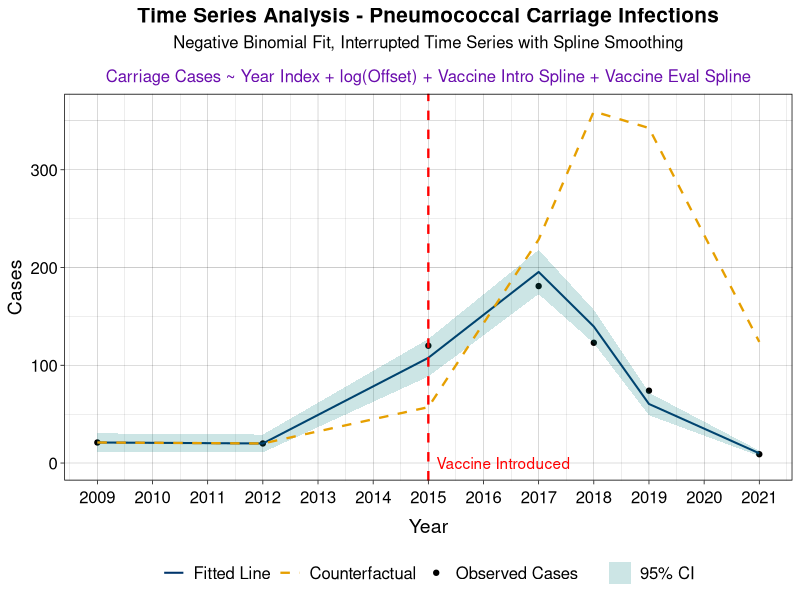
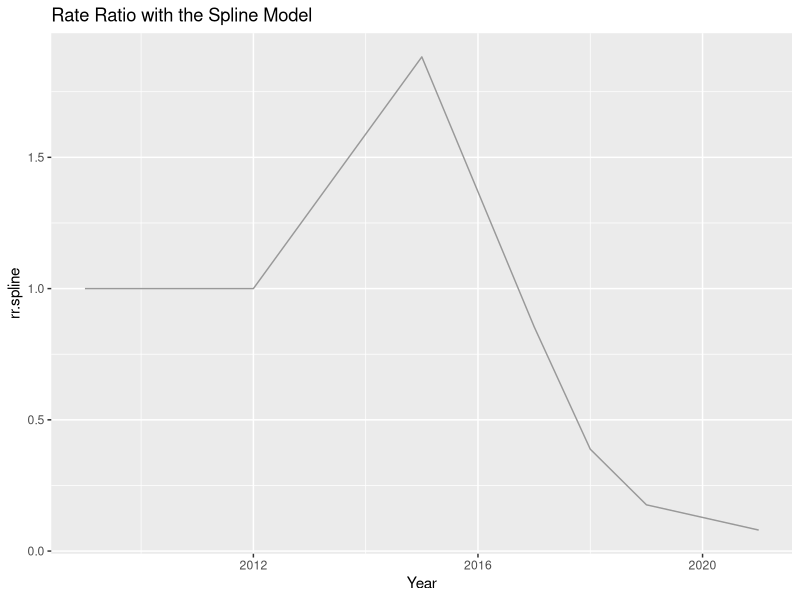
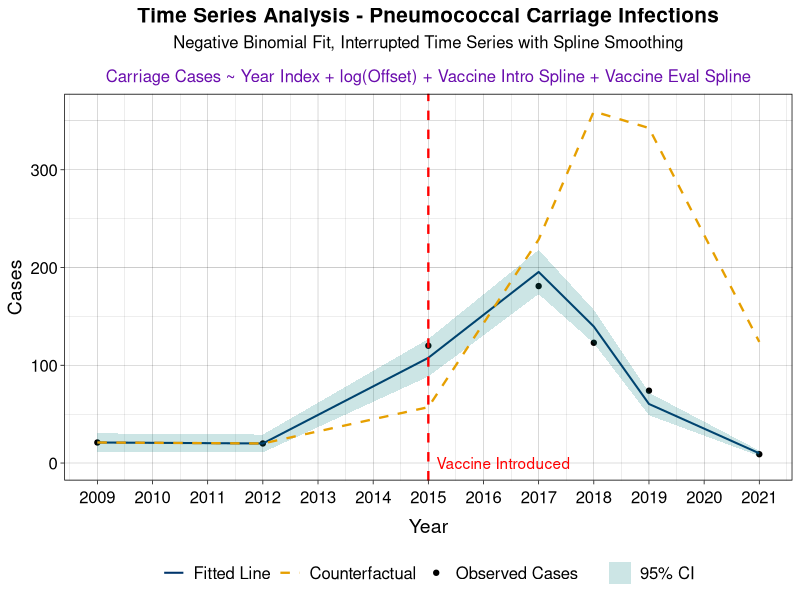

The R source for these figures, in order:
## ---- chunk 1
library(ggtext)
library(MASS)
library(tidyverse)
library(ggplot2)

nepal_gps = read.csv("nepal_gps.csv")
nepal_nonGPS = read.csv("nepal.csv")
## ---- chunk 2
### Starting with Non-GPS dataset
# selecting only PCV10 serotypes
pcv10Serotypes2 <- c('PCV10serotypes')
nonGpsShortened <- nepal_nonGPS[nepal_nonGPS$Serotype %in% pcv10Serotypes2, ]
# selecting all the non PCV10 serotypes to be used in the offset from the non-GPS dataset 
NONpcv10Serotypes <- c('3', '6A', '19A', '22F', '33F', '8', '10A', '11A', '12F', '15B', 'Other')
NONPCVforGPS <- nepal_nonGPS[nepal_nonGPS$Serotype %in% NONpcv10Serotypes, ]
# pivoting the non-GPS PCV10 dataset
pcv10NonGpsCarriage <- nonGpsShortened %>%
  # Selecting year columns
  dplyr::select(X2014n, X2015n, X2017n, X2018n, X2019n, X2021n) %>%
  # Formatting data frame
  pivot_longer(cols = everything(),
               names_to = "Year",
               values_to = "Count") %>%
  # Removing X and n from the year counts
  mutate(Year = gsub("X|n", "", Year)) %>%
  group_by(Year) %>%
  slice_tail()
# Pivoting the non-GPS non-PCV10 dataset
NonPCVForOffset <- NONPCVforGPS %>%
  # Selecting year columns
  dplyr::select(X2014n, X2015n, X2017n, X2018n, X2019n, X2021n) %>%
  # Formatting data frame
  pivot_longer(cols = everything(),
               names_to = "Year",
               values_to = "Count") %>%
  # Removing X and n from the year counts
  mutate(Year = gsub("X|n", "", Year)) %>%
  group_by(Year) %>%
  slice_tail()

### GPS Dataset
# defining the serotypes that are in the pcv10 vaccine
pcv10_serotypes <- c('1', '4', '5', '6B', '7F', '9V', '14', '18C', '19F', '23F')

# selecting three variables of interest
GpsShortened <- nepal_gps[, c("Year", "Clinical_manifestation", "In_silico_serotype")]

# adding a new column: PCV10 or not
GpsShortened$PCV10_group <- ifelse(GpsShortened$In_silico_serotype %in% pcv10_serotypes,"PCV10", "Non-PCV10")
# selecting only PCV10 
pcv10GpsCarriage <- GpsShortened[GpsShortened$PCV10_group == "PCV10", ]
# selecting only non-PCV10
NONpcv10GpsCarriage <- GpsShortened[GpsShortened$PCV10_group == "Non-PCV10", ]

# Selecting only carriage cases and calculating the count of cases for each year for the PCV10 and non-PCV10 cases
pcv10GpsCarriage2 <- pcv10GpsCarriage %>%
  dplyr::filter(Clinical_manifestation == "CARRIAGE") %>%
  group_by(Year) %>%
  dplyr::summarize(IPDCount = n())

NONpcv10GpsCarriage2 <- NONpcv10GpsCarriage %>%
  dplyr::filter(Clinical_manifestation == "CARRIAGE") %>%
  group_by(Year) %>%
  dplyr::summarize(IPDCountNONPCV10 = n())

### Merging the datasets
# merging for the pcv10 cases
mergedPcv10CarriageDf <- merge(pcv10NonGpsCarriage, pcv10GpsCarriage2, by = "Year", all = TRUE)
# merging the non-PCV10 cases
mergedNONpcv10CarriageDf <- merge(NonPCVForOffset, NONpcv10GpsCarriage2, by = "Year", all = TRUE)

# adding the total counts for carriage to each
mergedPcv10CarriageDf$CCount <- rowSums(mergedPcv10CarriageDf[, c("Count", "IPDCount")], na.rm = TRUE)
mergedNONpcv10CarriageDf$CCountNONPCV10 <- rowSums(mergedNONpcv10CarriageDf[, c("Count", "IPDCountNONPCV10")], na.rm = TRUE)

# final merging
mergedwithOffset <- merge(mergedPcv10CarriageDf, mergedNONpcv10CarriageDf, by = "Year", all = TRUE)

# selecting only the columns we need: year, PCV10 counts, non-PCV10 counts
analysisDf <- mergedwithOffset %>%
  dplyr::select(Year, CCount, CCountNONPCV10) %>%
  filter(Year != 2014)
## ---- chunk 3
# creating an index variable
time_series_df <- tibble::rownames_to_column(analysisDf, var = "index") %>%
 mutate(index = as.numeric(index))

# assigning the introduction date to be January 1st, 2015: not accurate, but since we only have aggregate year data, assigning the intro date to be anytime in 2015 works for our purposes
vax.intro.date <- as.Date('2015-01-01')
vax.intro.year <- format(vax.intro.date, "%Y")

# assigning the evaluation date to be 2017 because there is no 2016 data
vax.eval.date <- as.Date('2017-01-01')
vax.eval.year <- format(vax.eval.date, "%Y")

# identifying the index of the intro and eval year
intro.index <- which(time_series_df$Year == year(vax.intro.date))
eval.index <- which(time_series_df$Year == year(vax.eval.date))

# converting indices to numeric
intro.index <- as.numeric(intro.index)
eval.index <- as.numeric(eval.index)

# creating two splines, spl1 being time since vaccine intro (0 before intro), and spl2 being time since vaccine eval point (0 before eval)
time_series_df <- time_series_df %>%
  mutate(spl1 = ifelse(index - intro.index + 1 < 0, 0, index - intro.index + 1),
         spl2 = ifelse(index - eval.index + 1 < 0, 0, index  - eval.index + 1))

# viewing selected columns
time_series_df[c("Year", "index", "spl1", "spl2")]

# creating the log offset by selecting all non-PCV10 cases
time_series_df$log.offset <- log(time_series_df$CCountNONPCV10)
## ---- chunk 4
# fit the model
neg_bin_model <- glm.nb(CCount ~ index  + offset(log.offset) + spl1 + spl2, data = time_series_df)
summary(neg_bin_model)
## ---- chunk 5
### Generating the Factual Model
# making predictions with confidence intervals
time_series_df.pred.spl <- time_series_df %>%
  mutate(pred.spl = predict(neg_bin_model, type = "response"))

### Generating the counterfactual model
# initializing the vaccine effect variables by setting them to 0
time_series_df.counterfactual.spl <- time_series_df
time_series_df.counterfactual.spl$spl1 <- 0
time_series_df.counterfactual.spl$spl2 <- 0
# generating the fitted values
time_series_df.pred.spl$pred.spl.cf <- predict(neg_bin_model, type = "response", 
                                   newdata = time_series_df.counterfactual.spl)


### Rate ratio to evaluate performance
# calculating the rate ratio between the fitted and counterfactual values.
time_series_df.pred.spl$rr.spline <- time_series_df.pred.spl$pred.spl/time_series_df.pred.spl$pred.spl.cf

# Making predictions with confidence intervals
pred2 <- predict(neg_bin_model, type = "response", se.fit = TRUE)

# Adding the model predictions and 95% COI to the dataframe
time_series_df.pred.spl <- time_series_df.pred.spl %>%
  mutate(se.fit = pred2$se.fit, pred = pred2$fit) %>%
  mutate(
    conf.low = pred - 1.96 * se.fit,
    conf.high = pred + 1.96 * se.fit
  )

time_series_df.pred.spl$Year <- as.numeric(time_series_df.pred.spl$Year)
## ---- chunk 6
time_series_plot <- 
  ggplot(time_series_df.pred.spl, aes(x = Year, y = CCount)) +
      geom_point(aes(color = "Observed Cases")) +
      # adding the fitted line
      geom_line(data = time_series_df.pred.spl, aes(x = Year, y = pred.spl, group = 1, color = "Fitted Line"), size = .7) +
      # adding the confidence interval
      geom_ribbon(data = time_series_df.pred.spl, aes(ymin = conf.low, ymax = conf.high, fill = "95% CI"),
                  alpha = 0.2, group = 1) +
      # adding the counterfactual line
      geom_line(data = time_series_df.pred.spl, aes(x = Year, y = pred.spl.cf, color = "Counterfactual"),
                lty = 2, group = 1, size = .8)  +
  labs(title = "Time Series Analysis - Pneumococcal Carriage Infections",
      subtitle = paste0(
    "<span style='font-size:12pt'>Negative Binomial Fit, Interrupted Time Series with Spline Smoothing</span><br>",
    "<span style='font-size:1pt; color:white'>&nbsp;</span><br>",
    "<span style='font-size:12pt; color:#6A0DAD'>Carriage Cases ~ Year Index + log(Offset) + Vaccine Intro Spline + Vaccine Eval Spline</span>"
  ), x = "Year", y = "Cases"
  ) +
      theme_linedraw() +
  # Adding a vertical line in 2015 to represent vaccine introduction
  geom_vline(xintercept = 2015, color = "red", linetype = "dashed", size = .8) +
  # Creating a legend
    scale_color_manual(name='Legend',
                     breaks=c('Fitted Line', 'Counterfactual', "Observed Cases"),
                     values=c("Fitted Line" = "#00356B","Counterfactual" = "#E69F00", "Observed Cases" = "black")) +
  scale_fill_manual(name='Legend',
                     breaks=c('95% CI'),
                     values=c("95% CI" = "#008080")) + 
      # formatting
      theme(panel.spacing = unit(2, 'lines'), 
            axis.text.x = element_text(angle = 0, size = 12, vjust = 3, margin = margin(t = 10)),
            axis.text.y = element_text(size = 12),
            axis.title = element_text(size = 12),
            axis.title.x = element_text(size = 14),
            axis.title.y =element_text(size = 14),
            plot.title = element_text(size = 15, face = "bold", hjust = 0.5),
            legend.position = "bottom",
            plot.subtitle = element_markdown(size = 12, hjust = 0.5),
        legend.title = element_blank(),
        legend.text = element_text(size = 12)) +
    scale_x_continuous(
    breaks = seq(
      floor(min(time_series_df.pred.spl$Year, na.rm = TRUE)),
      ceiling(max(time_series_df.pred.spl$Year, na.rm = TRUE)),
      by = 1
    )) +
  # adding annotation on the chart to label the vaccine introduction line
  annotate("text", x = 2015.15, y = 00.1, label = "Vaccine Introduced", color = "red", hjust = 0)

time_series_plot
ggsave(filename="Time_Series.jpeg", plot=time_series_plot, width=8, height=5)
## ---- chunk 7
p_ratio <- ggplot() +
     geom_line(data = time_series_df.pred.spl, aes(x = Year, y = rr.spline), group = 1,
               color = "#999999") +
      labs(title = "Rate Ratio with the Spline Model")
p_ratio
## ---- chunk 8
# Creating a Boolean variable that defines the vaccine evaluation period
eval.period <- time_series_df$Year > 2015

# Calculating the average outcome during the vaccine evaluation period
rr.spline.eval <- mean(time_series_df.pred.spl$rr.spline[eval.period])

# Showing the average decline detected from 1
round(c("ITS - Spline" = rr.spline.eval), digits = 2)
## ---- chunk 9
# Showing the percent decline detected
100*(1 - round(c("ITS - Spline" = rr.spline.eval), digits = 2))
